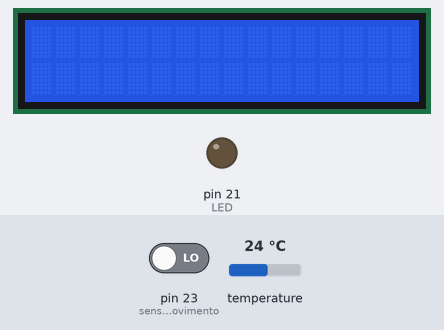
The sketch below on a simulated Arduino Mega 2560, built with avr-gcc and run on an emulated ATmega2560. Shown: 16×2 character LCD, output pins drawn as LEDs (lit = HIGH). The inputs (shaded band) are chosen by the test bench; at power-on: pin 23 (sensorMovimento) LOW, temperature 24 °C. What the sketch prints to the serial monitor is not drawn.

Above: at 1.2 s.
1.3 s: pin 23 (sensorMovimento) driven HIGH
At 3.1 s:
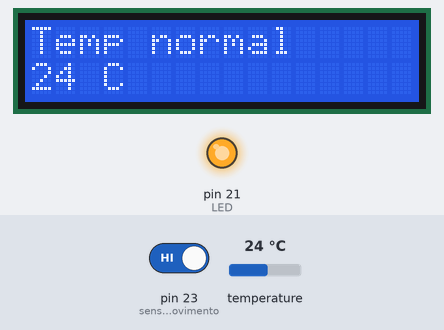
4.3 s: temperature set to 12 °C
At 6.1 s:
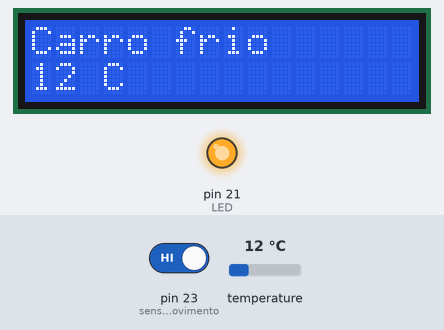
6.6 s: temperature set to 28 °C
At 8.0 s:
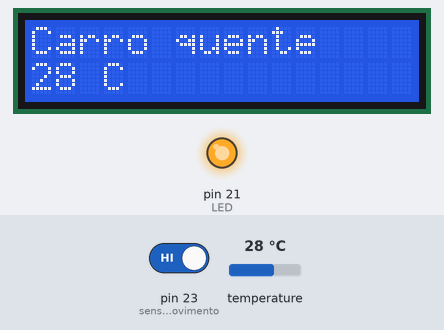
8.8 s: temperature set to 19 °C
At 10.8 s:
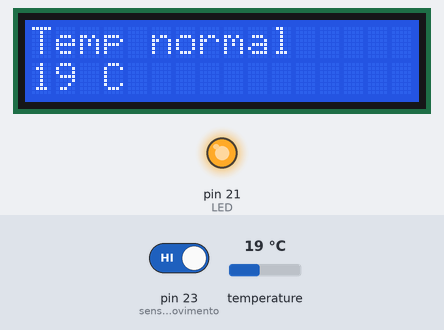
11.1 s: pin 23 (sensorMovimento) driven LOW
At 12.2 s:
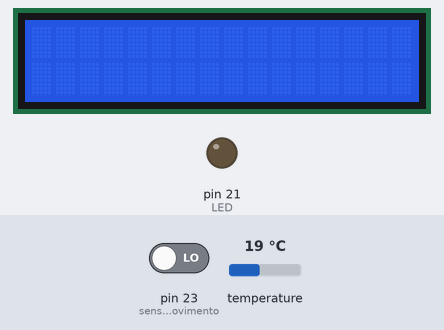
Timing chart, 0 to 13.6 s (numbered marks = the images above; inputs shaded):
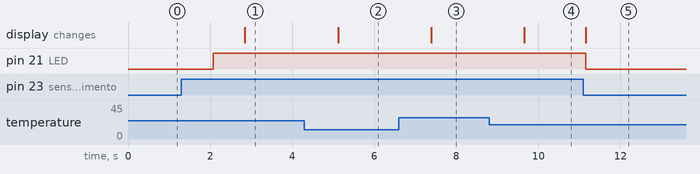

Measured:
- after the input at 1.3 s, pin 21 (LED): LOW → HIGH after 0.78 s; the display: changes after 1.6 s (image 1)
- after the input at 4.3 s, the display: changes after 0.82 s (image 2)
- after the input at 6.6 s, the display: changes after 0.79 s (image 3)
- after the input at 8.8 s, the display: changes after 0.86 s (image 4)
- after the input at 11.1 s, pin 21 (LED): HIGH → LOW after 0.06 s; the display: changes after 0.06 s (image 5)

The sketch:

CodigoFonte.ino
```cpp
#include <LiquidCrystal.h>
#include <OneWire.h>
#include <DallasTemperature.h>


LiquidCrystal lcd(17, 16, 4, 0, 2, 15);


OneWire oneWire(5);
DallasTemperature sensor(&oneWire);


const int LED = 21;
const int sensorMovimento = 23;

void setup() {
  Serial.begin(9600);
  lcd.begin(16, 2);
  sensor.begin();

  pinMode(LED, OUTPUT);
  pinMode(sensorMovimento, INPUT);
}

void loop() {

  const int IP = digitalRead(sensorMovimento);

  if (IP == 1) {
    digitalWrite(LED, HIGH);
    Serial.println("Carro detectado");


    sensor.requestTemperatures();
    int temp = sensor.getTempCByIndex(0);


    lcd.clear();


    lcd.setCursor(0, 0);
    if (temp <= 0) {
      lcd.print("Carro muito frio");
      lcd.setCursor(0, 1);
      lcd.print(temp);
      lcd.print(" C");
    } else if (temp <= 15) {
      lcd.print("Carro frio");
      lcd.setCursor(0, 1);
      lcd.print(temp);
      lcd.print(" C");
    } else if (temp <= 24) {
      lcd.print("Temp normal");
      lcd.setCursor(0, 1);
      lcd.print(temp);
      lcd.print(" C");
    } else {
      lcd.print("Carro quente");
      lcd.setCursor(0, 1);
      lcd.print(temp);
      lcd.print(" C");
    }

    delay(1500);
  } else {
    digitalWrite(LED, LOW);
    Serial.println("Nenhum carro detectado");
    lcd.clear();
    delay(1000);
  }
}
```
